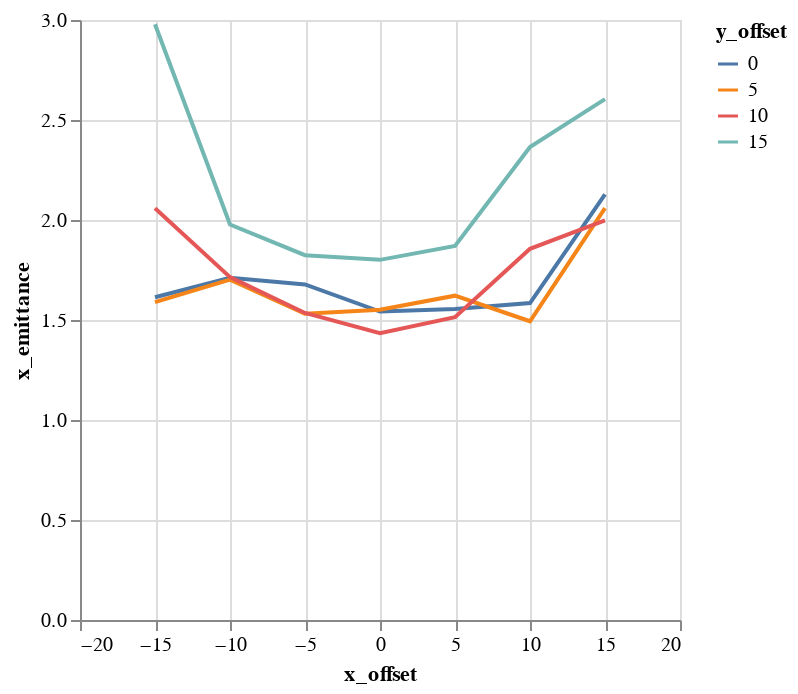

The notebook cell this image was saved under:
### Markdown cell above
## Plots

### Code cell
alt.Chart(emit_df).mark_line().encode(
    color='y_offset:N',
    x='x_offset',
    y='x_emittance',
)

### Figure 1 — Vega-Lite specification as saved in the notebook (floating-point values rounded to 4 significant figures)
{"$schema": "https://vega.github.io/schema/vega-lite/v1.2.1.json", "data": {"values": [{"losses": 166, "relbeta": 0.002308, "sourceID": 16777222, "sourceName": "x_-15_y_0", "x_emittance": 1.614, "x_emittance_rel": 0.9955, "x_norm_emittance": 0.003725, "x_offset": -15, "y_emittance": 1.552, "y_emittance_rel": 0.987, "y_norm_emittance": 0.003582, "y_offset": 0}, {"losses": 156, "relbeta": 0.002308, "sourceID": 16777229, "sourceName": "x_-15_y_5", "x_emittance": 1.589, "x_emittance_rel": 0.9977, "x_norm_emittance": 0.003669, "x_offset": -15, "y_emittance": 1.566, "y_emittance_rel": 0.9824, "y_norm_emittance": 0.003614, "y_offset": 5}, {"losses": 158, "relbeta": 0.002308, "sourceID": 16777236, "sourceName": "x_-15_y_10", "x_emittance": 2.059, "x_emittance_rel": 1.273, "x_norm_emittance": 0.004752, "x_offset": -15, "y_emittance": 1.781, "y_emittance_rel": 1.115, "y_norm_emittance": 0.004111, "y_offset": 10}, {"losses": 144, "relbeta": 0.002309, "sourceID": 16777243, "sourceName": "x_-15_y_15", "x_emittance": 2.979, "x_emittance_rel": 1.782, "x_norm_emittance": 0.006876, "x_offset": -15, "y_emittance": 3.654, "y_emittance_rel": 2.198, "y_norm_emittance": 0.008434, "y_offset": 15}, {"losses": 2, "relbeta": 0.002308, "sourceID": 16777220, "sourceName": "x_-10_y_0", "x_emittance": 1.711, "x_emittance_rel": 1.075, "x_norm_emittance": 0.003949, "x_offset": -10, "y_emittance": 1.57, "y_emittance_rel": 1.011, "y_norm_emittance": 0.003625, "y_offset": 0}, {"losses": 2, "relbeta": 0.002308, "sourceID": 16777227, "sourceName": "x_-10_y_5", "x_emittance": 1.702, "x_emittance_rel": 1.055, "x_norm_emittance": 0.003928, "x_offset": -10, "y_emittance": 1.614, "y_emittance_rel": 1.022, "y_norm_emittance": 0.003727, "y_offset": 5}, {"losses": 3, "relbeta": 0.002308, "sourceID": 16777234, "sourceName": "x_-10_y_10", "x_emittance": 1.714, "x_emittance_rel": 1.153, "x_norm_emittance": 0.003957, "x_offset": -10, "y_emittance": 1.781, "y_emittance_rel": 1.07, "y_norm_emittance": 0.004112, "y_offset": 10}, {"losses": 1, "relbeta": 0.002308, "sourceID": 16777241, "sourceName": "x_-10_y_15", "x_emittance": 1.977, "x_emittance_rel": 1.364, "x_norm_emittance": 0.004564, "x_offset": -10, "y_emittance": 2.084, "y_emittance_rel": 1.275, "y_norm_emittance": 0.00481, "y_offset": 15}, {"losses": 0, "relbeta": 0.002308, "sourceID": 16777218, "sourceName": "x_-5_y_0", "x_emittance": 1.678, "x_emittance_rel": 1.001, "x_norm_emittance": 0.003874, "x_offset": -5, "y_emittance": 1.721, "y_emittance_rel": 1.002, "y_norm_emittance": 0.003974, "y_offset": 0}, {"losses": 0, "relbeta": 0.002308, "sourceID": 16777225, "sourceName": "x_-5_y_5", "x_emittance": 1.532, "x_emittance_rel": 1.005, "x_norm_emittance": 0.003536, "x_offset": -5, "y_emittance": 1.635, "y_emittance_rel": 1.005, "y_norm_emittance": 0.003773, "y_offset": 5}, {"losses": 0, "relbeta": 0.002308, "sourceID": 16777232, "sourceName": "x_-5_y_10", "x_emittance": 1.535, "x_emittance_rel": 1.016, "x_norm_emittance": 0.003544, "x_offset": -5, "y_emittance": 1.555, "y_emittance_rel": 1.006, "y_norm_emittance": 0.003589, "y_offset": 10}, {"losses": 0, "relbeta": 0.002308, "sourceID": 16777239, "sourceName": "x_-5_y_15", "x_emittance": 1.824, "x_emittance_rel": 1.078, "x_norm_emittance": 0.004211, "x_offset": -5, "y_emittance": 1.666, "y_emittance_rel": 1.107, "y_norm_emittance": 0.003846, "y_offset": 15}, {"losses": 0, "relbeta": 0.002308, "sourceID": 16777216, "sourceName": "x_0_y_0", "x_emittance": 1.542, "x_emittance_rel": 1.001, "x_norm_emittance": 0.00356, "x_offset": 0, "y_emittance": 1.536, "y_emittance_rel": 0.9997, "y_norm_emittance": 0.003546, "y_offset": 0}, {"losses": 0, "relbeta": 0.002308, "sourceID": 16777223, "sourceName": "x_0_y_5", "x_emittance": 1.551, "x_emittance_rel": 1.007, "x_norm_emittance": 0.003582, "x_offset": 0, "y_emittance": 1.53, "y_emittance_rel": 0.997, "y_norm_emittance": 0.003533, "y_offset": 5}, {"losses": 0, "relbeta": 0.002308, "sourceID": 16777230, "sourceName": "x_0_y_10", "x_emittance": 1.434, "x_emittance_rel": 1.022, "x_norm_emittance": 0.003311, "x_offset": 0, "y_emittance": 1.493, "y_emittance_rel": 1.012, "y_norm_emittance": 0.003448, "y_offset": 10}, {"losses": 0, "relbeta": 0.002308, "sourceID": 16777237, "sourceName": "x_0_y_15", "x_emittance": 1.801, "x_emittance_rel": 1.018, "x_norm_emittance": 0.004157, "x_offset": 0, "y_emittance": 1.647, "y_emittance_rel": 1.021, "y_norm_emittance": 0.003802, "y_offset": 15}, {"losses": 0, "relbeta": 0.002308, "sourceID": 16777217, "sourceName": "x_5_y_0", "x_emittance": 1.555, "x_emittance_rel": 1.003, "x_norm_emittance": 0.00359, "x_offset": 5, "y_emittance": 1.673, "y_emittance_rel": 0.9994, "y_norm_emittance": 0.003863, "y_offset": 0}, {"losses": 0, "relbeta": 0.002308, "sourceID": 16777224, "sourceName": "x_5_y_5", "x_emittance": 1.622, "x_emittance_rel": 1.012, "x_norm_emittance": 0.003744, "x_offset": 5, "y_emittance": 1.488, "y_emittance_rel": 1.01, "y_norm_emittance": 0.003435, "y_offset": 5}, {"losses": 0, "relbeta": 0.002308, "sourceID": 16777231, "sourceName": "x_5_y_10", "x_emittance": 1.514, "x_emittance_rel": 1.035, "x_norm_emittance": 0.003494, "x_offset": 5, "y_emittance": 1.672, "y_emittance_rel": 1.049, "y_norm_emittance": 0.00386, "y_offset": 10}, {"losses": 0, "relbeta": 0.002308, "sourceID": 16777238, "sourceName": "x_5_y_15", "x_emittance": 1.871, "x_emittance_rel": 1.17, "x_norm_emittance": 0.004318, "x_offset": 5, "y_emittance": 1.932, "y_emittance_rel": 1.228, "y_norm_emittance": 0.004461, "y_offset": 15}, {"losses": 0, "relbeta": 0.002309, "sourceID": 16777219, "sourceName": "x_10_y_0", "x_emittance": 1.585, "x_emittance_rel": 1.043, "x_norm_emittance": 0.003659, "x_offset": 10, "y_emittance": 1.6, "y_emittance_rel": 1.0, "y_norm_emittance": 0.003693, "y_offset": 0}, {"losses": 0, "relbeta": 0.002308, "sourceID": 16777226, "sourceName": "x_10_y_5", "x_emittance": 1.494, "x_emittance_rel": 1.032, "x_norm_emittance": 0.003448, "x_offset": 10, "y_emittance": 1.538, "y_emittance_rel": 1.021, "y_norm_emittance": 0.00355, "y_offset": 5}, {"losses": 0, "relbeta": 0.002308, "sourceID": 16777233, "sourceName": "x_10_y_10", "x_emittance": 1.856, "x_emittance_rel": 1.065, "x_norm_emittance": 0.004284, "x_offset": 10, "y_emittance": 1.711, "y_emittance_rel": 1.061, "y_norm_emittance": 0.00395, "y_offset": 10}, {"losses": 0, "relbeta": 0.002308, "sourceID": 16777240, "sourceName": "x_10_y_15", "x_emittance": 2.365, "x_emittance_rel": 1.504, "x_norm_emittance": 0.00546, "x_offset": 10, "y_emittance": 2.437, "y_emittance_rel": 1.613, "y_norm_emittance": 0.005627, "y_offset": 15}, {"losses": 0, "relbeta": 0.002308, "sourceID": 16777221, "sourceName": "x_15_y_0", "x_emittance": 2.129, "x_emittance_rel": 1.42, "x_norm_emittance": 0.004914, "x_offset": 15, "y_emittance": 1.58, "y_emittance_rel": 1.001, "y_norm_emittance": 0.003646, "y_offset": 0}, {"losses": 1, "relbeta": 0.002308, "sourceID": 16777228, "sourceName": "x_15_y_5", "x_emittance": 2.059, "x_emittance_rel": 1.31, "x_norm_emittance": 0.004753, "x_offset": 15, "y_emittance": 1.491, "y_emittance_rel": 1.003, "y_norm_emittance": 0.003441, "y_offset": 5}, {"losses": 0, "relbeta": 0.002308, "sourceID": 16777235, "sourceName": "x_15_y_10", "x_emittance": 1.999, "x_emittance_rel": 1.232, "x_norm_emittance": 0.004614, "x_offset": 15, "y_emittance": 1.773, "y_emittance_rel": 1.097, "y_norm_emittance": 0.004094, "y_offset": 10}, {"losses": 0, "relbeta": 0.002308, "sourceID": 16777242, "sourceName": "x_15_y_15", "x_emittance": 2.604, "x_emittance_rel": 1.719, "x_norm_emittance": 0.006012, "x_offset": 15, "y_emittance": 3.095, "y_emittance_rel": 1.95, "y_norm_emittance": 0.007145, "y_offset": 15}]}, "encoding": {"color": {"field": "y_offset", "type": "nominal"}, "x": {"field": "x_offset", "type": "quantitative"}, "y": {"field": "x_emittance", "type": "quantitative"}}, "mark": "line"}
